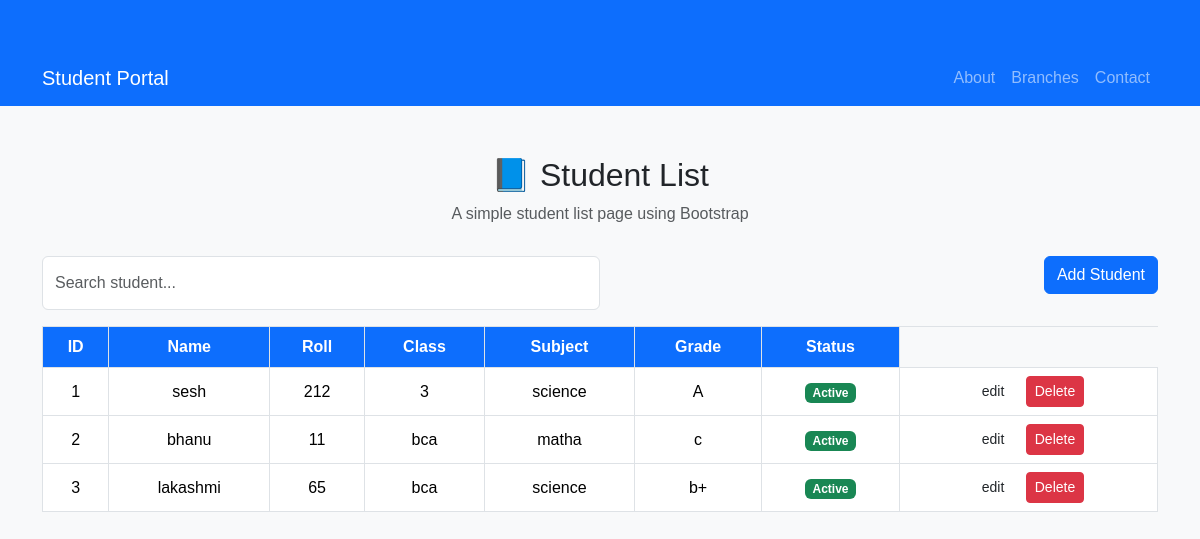
The page / on the database its author committed.
### app.py (models this page shows)
class Student(db.Model):
    id = db.Column(db.Integer, primary_key=True)
    name = db.Column(db.String(100), nullable=False)
    roll = db.Column(db.String(50), nullable=False)
    student_class = db.Column(db.String(20), nullable=False)
    subject = db.Column(db.String(100), nullable=False)
    grade = db.Column(db.String(5), nullable=False)

### app.py (the view)
@app.route("/")
def home():
    students = Student.query.all()  # <-- fetch from DB
    return render_template("index.html", students=students, active_page="home")

### templates/index.html (shortened to what this page needs)
<!DOCTYPE html>
<html lang="en">
<head>
  <link href="https://cdn.jsdelivr.net/npm/bootstrap@5.3.2/dist/css/bootstrap.min.css" rel="stylesheet" />
</head>
<body>
  <header>
    <nav class="navbar navbar-expand-lg navbar-dark bg-primary">
      <div class="container">
        <a class="navbar-brand" href="/">Student Portal</a>
        <div class="collapse navbar-collapse" id="navbarNav">
          <ul class="navbar-nav ms-auto">
            <li class="nav-item"><a class="nav-link" href="/about/">About</a></li>
            <li class="nav-item"><a class="nav-link" href="/branch/">Branches</a></li>
            <li class="nav-item"><a class="nav-link" href="/contact/">Contact</a></li>
          </ul>
        </div>
      </div>
    </nav>
  </header>
  <div class="container">
    <div class="header">
      <h2>📘 Student List</h2>
      <p class="text-muted">A simple student list page using Bootstrap</p>
    </div>
    <div class="mb-3 d-flex justify-content-between">
      <input type="text" id="search" class="form-control w-50" placeholder="Search student..." />
      <div class="d-flex justify-content-end mb-3">
    <a href="/add" class="btn btn-primary">Add Student</a>
</div>
    </div>
    <table class="table table-bordered table-hover text-center align-middle">
      <thead>
        <tr>
          <th>ID</th>
          <th>Name</th>
          <th>Roll</th>
          <th>Class</th>
          <th>Subject</th>
          <th>Grade</th>
          <th>Status</th>
        </tr>
      </thead>
     <tbody id="studentTable">
  {% for student in students %}
  <tr>
    <td>{{ student.id }}</td>
    <td>{{ student.name }}</td>
    <td>{{ student.roll }}</td>
    <td>{{ student.student_class }}</td>
    <td>{{ student.subject }}</td>
    <td>{{ student.grade }}</td>
    <td><span class="badge bg-success">Active</span></td>
     <td>
      <a href="/update/{{student.id}}" class="btn btn-sm btn-outlie-primary me-2">
        edit
      </a>
            <form action="/delete/{{ student.id }}" method="POST" style="display:inline;">
                <button type="submit" class="btn btn-danger btn-sm">Delete</button>
            </form>
        </td>
  </tr>
  {% endfor %}
</tbody>
    </table>
  </div>
</body>
</html>

### templates/index.html (style rules this page uses)
body { background: #f8f9fa; font-family: 'Poppins', sans-serif; }
.container { margin-top: 50px; }
.table th { background-color: #0d6efd; color: white; }
.table td, .table th { vertical-align: middle; }
.header { text-align: center; margin-bottom: 30px; }

### rows shown on the page
Student: id "1", name "sesh", roll "212", student_class "3", subject "science", grade "A"
Student: id "2", name "bhanu", roll "11", student_class "bca", subject "matha", grade "c"
Student: id "3", name "lakashmi", roll "65", student_class "bca", subject "science", grade "b+"
